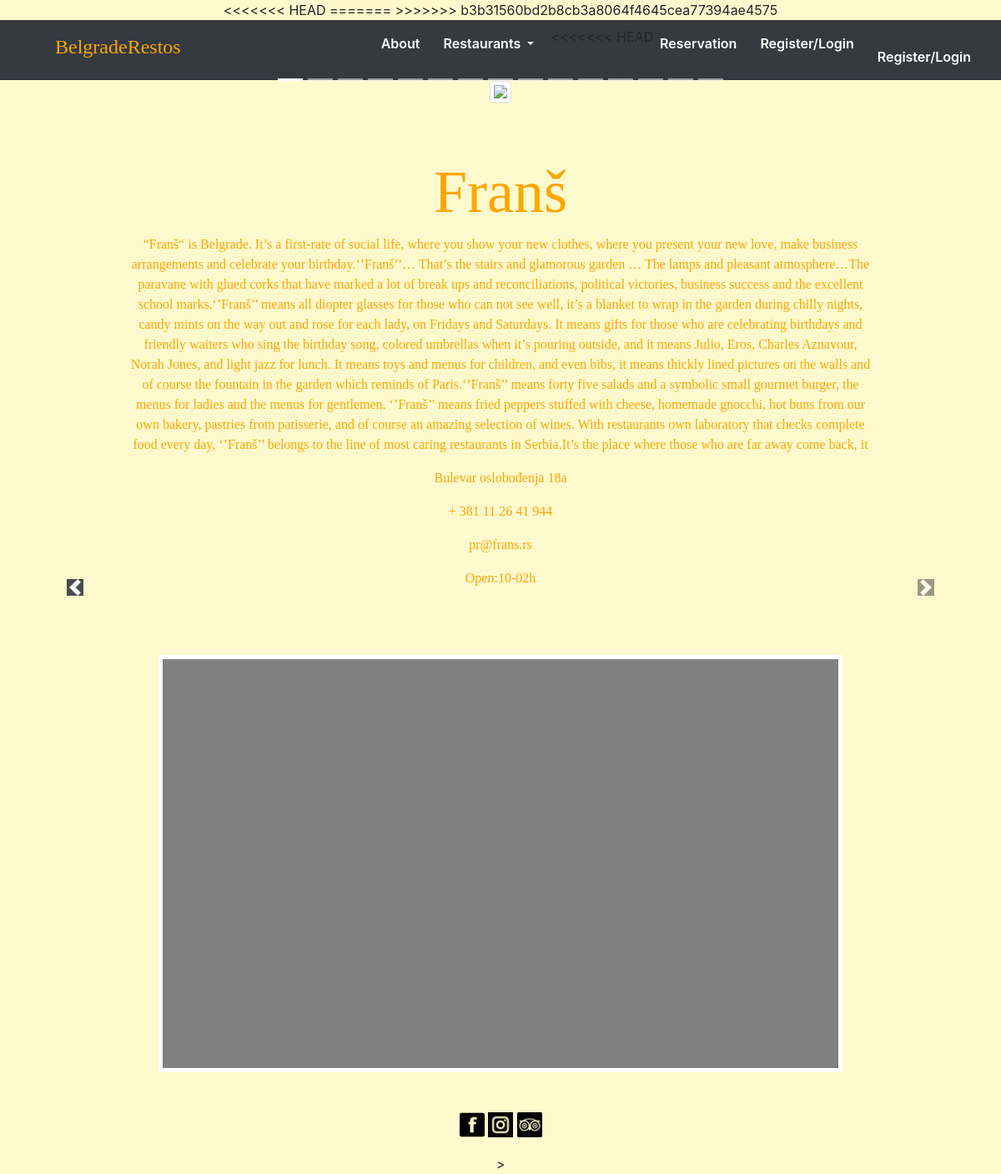
Screenshot of /frans.php with the database file from the repository.
### tables this page shows
CREATE TABLE `restorani` (
  `Id` int(20) NOT NULL,
  `Name` varchar(255) NOT NULL,
  `Address` varchar(100) NOT NULL,
  `TelephoneNo` text NOT NULL,
  `Email` varchar(50) NOT NULL,
  `About` text NOT NULL,
  `WorkingHours` text NOT NULL
);

### frans.php (the view, shortened to what this page needs)
<!DOCTYPE html>
<html>
<head>
<?php
	include_once 'metatags.php';
	?>
</head>
<body id="frans">
	<?php
	include_once 'navbar.php';
	?>
		<div class="container">
			<div id="photosFrans" class="carousel slide d-none d-sm-block text-center" data-ride="carousel">
				<ul class="carousel-indicators">
					<li data-target="#photosFrans" data-slide-to="0" class="active"></li>
					<li data-target="#photosFrans" data-slide-to="1"></li>
					<li data-target="#photosFrans" data-slide-to="2"></li>
					<li data-target="#photosFrans" data-slide-to="3"></li>
					<li data-target="#photosFrans" data-slide-to="4"></li>
					<li data-target="#photosFrans" data-slide-to="5"></li>
					<li data-target="#photosFrans" data-slide-to="6"></li>
					<li data-target="#photosFrans" data-slide-to="7"></li>
					<li data-target="#photosFrans" data-slide-to="8"></li>
					<li data-target="#photosFrans" data-slide-to="9"></li>
					<li data-target="#photosFrans" data-slide-to="10"></li>
					<li data-target="#photosFrans" data-slide-to="11"></li>
					<li data-target="#photosFrans" data-slide-to="12"></li>
					<li data-target="#photosFrans" data-slide-to="13"></li>
					<li data-target="#photosFrans" data-slide-to="14"></li>
				</ul>
				<div class="carousel-inner">
					<div class="carousel-item active">
						<img class="img-thumbnail" src=".\photos\frans\restavracija_frans_I_prva_web.jpg">
					</div>
				</div>
			</div>
			<a class="carousel-control-prev" href="#photosFrans" data-slide="prev">
				<span class="carousel-control-prev-icon bg-dark"></span>
			</a>
			<a class="carousel-control-next" href="#photosFrans" data-slide="next">
				<span class="carousel-control-next-icon bg-dark"></span>
			</a>
		</div>
        <div id="infoRestaurants">
            <?php
            include_once "config.php";
            $query = 'SELECT * FROM restorani WHERE Name= "Frans"';
            $result = $con->query($query);
            if($result == false) {
        	echo '<div class="jumbotron">';
        	echo 'Error with the query: '.mysqli_error($con);
        	echo '</div>';
            } else {
            $restoran = mysqli_fetch_assoc($result);
        	echo'<div class="jumbotron text-center" style="background:transparent !important">';
        	echo '<h3 class="display-3">' . $restoran["Name"] . '</h3>';
        	echo '<p>' . $restoran["About"] . '</p>';
            echo '<p>' . $restoran["Address"] . '</p>';
            echo '<p>' . $restoran["TelephoneNo"] . '</p>';
            echo '<p>' . $restoran["Email"] . '</p>';
            echo '<p>' . $restoran["WorkingHours"] . '</p>';
            echo '</div>';
            }
        	?>
		</div>
		<div class="row">
			<div id="map" class="col-8 offset-2 mt-0 mb-5">
 </div>
 </div>
 <footer>
   <div id="socialnetlinks">
	<a href="https://www.facebook.com/Fransrestoran/" target="_blank"><img class="icons" src=".\.\photos\ambar\icon.png" alt="fbicon"></a>
	<a href="https://www.instagram.com/fransrestoran/?hl=hr" target="_blank"><img class="icons" src=".\.\photos\ambar\instagram.png" alt="insticon"></a>
	<a href="https://www.tripadvisor.com/Restaurant_Review-g294472-d802194-Reviews-Frans-Belgrade.html" target="_blank"><img class="icons" src=".\.\photos\ambar\tripadvisor-logotype.png" alt="tripadicon"></a>
	</div>
<?php
include_once "footer.php";
?>
 </footer>
</body>
</html>

### style.css (style rules this page uses)
body { background-color: lemonchiffon !important; width:100%; height:100%; }
#frans { background-image: url(././photos/frans/182091-OWONUF-759.jpg); background-size: 100%; text-align: center; }
#infoRestaurants { font-family: "My Custom Font"; color: orange; }
#map { width: 60%; height: 500px; background-color: grey; border: 5px white solid; }
.icons { height: 30px; width: 30px; }
#socialnetlinks { text-align: center; margin-bottom: 20px; }
.jumbotron { width: 80%; margin: auto; }

### rows the page displays
restorani: Name "Franš", About "“Franš“ is Belgrade. It’s a first-rate of social life, where you show your new clothes, where you present your new love, make business arrangements and celebrate your birthday.‘’Franš’’… That’s the stairs and glamorous garden … The lamps and pleasant atmosphere…The paravane with glued corks that have marked a lot of break ups and reconciliations, political victories, business success and the excellent school marks.‘’Franš’’ means all diopter glasses for those who can not see well, it’s a blanket to wrap in the garden during chilly nights, candy mints on the way out and rose for each lady, on Fridays and Saturdays. It means gifts for those who are celebrating birthdays and friendly waiters…", Address "Bulevar oslobođenja 18a", TelephoneNo "+ 381 11 26 41 944", Email "pr@frans.rs", WorkingHours "Open:10-02h"
